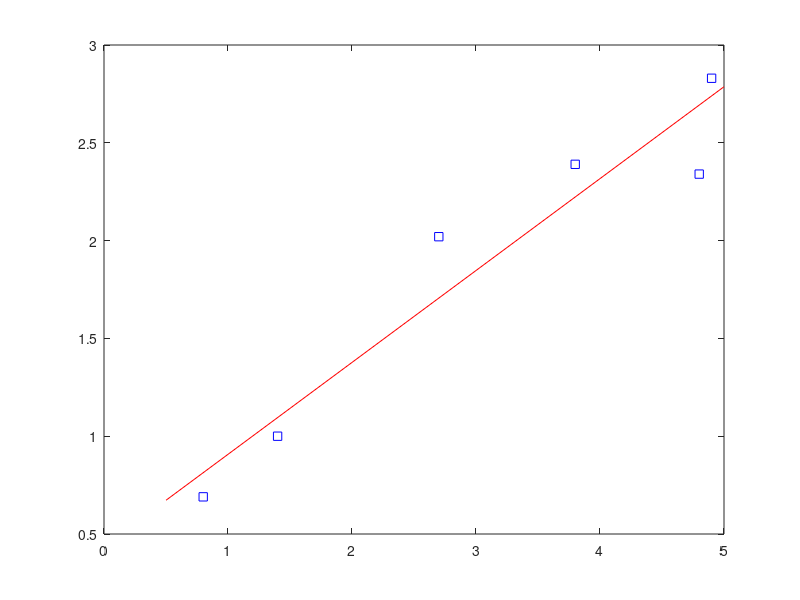

This chart was generated by the following MATLAB code: (Note: this script raises an error after producing the figure.)
x = [0.8;1.4;2.7;3.8;4.8;4.9];
y = [0.69;1.0;2.02;2.39;2.34;2.83];
N = length(x);

%% Calculate Linear Regression and plot
A = [N,sum(x);sum(x),sum(x.*x)];
b = [sum(y);sum(x.*y)];
phi = inv(A)*b;
plot(x,y,'bs',[0.5 5],phi(1)+phi(2)*[0.5 5],'r');

%% Calculate Divided DIfference and plot
xint= 0.8:0.01:4.9;
yint = zeros(size(xint));
for i =1:length(xint)
    yint(i) = ndd(x,y,xint(i));
end
hold on
plot(xint,yint,'--k')